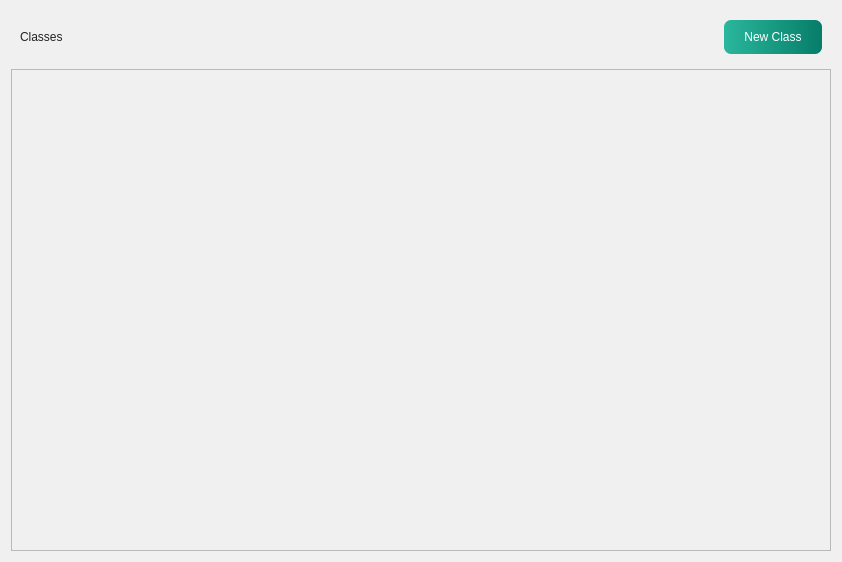
<?xml version="1.0" encoding="UTF-8"?>
<ui version="4.0">
 <class>classes_teacher</class>
 <widget class="QWidget" name="classes_teacher">
  <property name="geometry">
   <rect>
    <x>0</x>
    <y>0</y>
    <width>842</width>
    <height>562</height>
   </rect>
  </property>
  <property name="sizePolicy">
   <sizepolicy hsizetype="Fixed" vsizetype="Fixed">
    <horstretch>0</horstretch>
    <verstretch>0</verstretch>
   </sizepolicy>
  </property>
  <property name="windowTitle">
   <string>Form</string>
  </property>
  <property name="styleSheet">
   <string notr="true">background-color: rgb(240, 240, 240);</string>
  </property>
  <layout class="QVBoxLayout" name="verticalLayout">
   <item>
    <widget class="QWidget" name="widget" native="true">
     <property name="sizePolicy">
      <sizepolicy hsizetype="Preferred" vsizetype="Fixed">
       <horstretch>0</horstretch>
       <verstretch>0</verstretch>
      </sizepolicy>
     </property>
     <layout class="QHBoxLayout" name="horizontalLayout_2">
      <item>
       <widget class="QLabel" name="label">
        <property name="styleSheet">
         <string notr="true">color: rgb(34, 34, 34);
font: 600 18pt &quot;Segoe UI&quot;;</string>
        </property>
        <property name="text">
         <string>Classes</string>
        </property>
       </widget>
      </item>
      <item>
       <spacer name="horizontalSpacer">
        <property name="orientation">
         <enum>Qt::Orientation::Horizontal</enum>
        </property>
        <property name="sizeHint" stdset="0">
         <size>
          <width>587</width>
          <height>20</height>
         </size>
        </property>
       </spacer>
      </item>
      <item>
       <widget class="QPushButton" name="btn_new_class">
        <property name="cursor">
         <cursorShape>PointingHandCursor</cursorShape>
        </property>
        <property name="styleSheet">
         <string notr="true">color: #fff;
background : qlineargradient(spread:pad, x1:0, y1:0, x2:1, y2:0, stop:0 rgb(42, 183, 157), stop:1 #067d68);;
border: none;
padding: 10px 20px;
font: 800 14px &quot;Segoe UI&quot;;
border-radius: 7px</string>
        </property>
        <property name="text">
         <string>New Class</string>
        </property>
        <property name="icon">
         <iconset>
          <normaloff>../icons/add.png</normaloff>../icons/add.png</iconset>
        </property>
        <property name="iconSize">
         <size>
          <width>15</width>
          <height>15</height>
         </size>
        </property>
       </widget>
      </item>
     </layout>
    </widget>
   </item>
   <item>
    <widget class="QStackedWidget" name="classes_stacked">
     <property name="currentIndex">
      <number>1</number>
     </property>
     <widget class="QWidget" name="no_class">
      <layout class="QVBoxLayout" name="verticalLayout_5">
       <item>
        <widget class="QWidget" name="widget_2" native="true">
         <property name="styleSheet">
          <string notr="true">QLabel{
  
  font: 15pt &quot;Segoe UI&quot;;
  color: rgb(0, 0, 0);
}</string>
         </property>
         <layout class="QVBoxLayout" name="verticalLayout_4">
          <item>
           <widget class="QLabel" name="label_2">
            <property name="sizePolicy">
             <sizepolicy hsizetype="Preferred" vsizetype="Preferred">
              <horstretch>0</horstretch>
              <verstretch>0</verstretch>
             </sizepolicy>
            </property>
            <property name="text">
             <string>No Class Created!</string>
            </property>
            <property name="alignment">
             <set>Qt::AlignmentFlag::AlignCenter</set>
            </property>
           </widget>
          </item>
         </layout>
        </widget>
       </item>
      </layout>
     </widget>
     <widget class="QWidget" name="all_class">
      <layout class="QVBoxLayout" name="verticalLayout_3">
       <property name="leftMargin">
        <number>0</number>
       </property>
       <property name="topMargin">
        <number>0</number>
       </property>
       <property name="rightMargin">
        <number>0</number>
       </property>
       <property name="bottomMargin">
        <number>0</number>
       </property>
       <item>
        <widget class="QScrollArea" name="class_list_container">
         <property name="widgetResizable">
          <bool>true</bool>
         </property>
         <property name="alignment">
          <set>Qt::AlignmentFlag::AlignLeading|Qt::AlignmentFlag::AlignLeft|Qt::AlignmentFlag::AlignTop</set>
         </property>
         <widget class="QWidget" name="scrollAreaWidgetContents_3">
          <property name="geometry">
           <rect>
            <x>0</x>
            <y>0</y>
            <width>820</width>
            <height>477</height>
           </rect>
          </property>
          <layout class="QVBoxLayout" name="classesLayout">
           <item>
            <spacer name="verticalSpacer">
             <property name="orientation">
              <enum>Qt::Orientation::Vertical</enum>
             </property>
             <property name="sizeHint" stdset="0">
              <size>
               <width>20</width>
               <height>40</height>
              </size>
             </property>
            </spacer>
           </item>
          </layout>
         </widget>
        </widget>
       </item>
      </layout>
     </widget>
    </widget>
   </item>
  </layout>
 </widget>
 <resources/>
 <connections/>
</ui>
